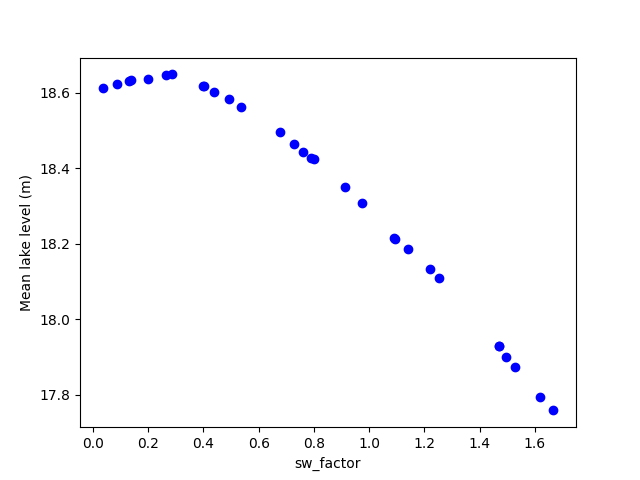

Write the Python code that produced this figure.
import random, pandas as pd, matplotlib.pyplot as plt

from glmpy import example_sims, sim


def on_sim_end(glm_sim: sim.GLMSim):
    lake = pd.read_csv(glm_sim.get_sim_dir() + "/output/lake.csv")
    mean_level = lake["Lake Level"].mean()
    sw_factor = glm_sim.get_param_value("glm", "meteorology", "sw_factor")    
    glm_sim.rm_sim_dir()
    return (sw_factor, mean_level)

num_sims = 30
sparkling = example_sims.SparklingSim(outputs_dir="multi_sims")

glm_sims = []
for i in range(1, num_sims + 1):
    sw_factor = random.uniform(0, 2)
    glm_sim = sparkling.get_deepcopy()
    glm_sim.sim_name = f"sparkling_{i}"
    glm_sim.set_param_value(
        "glm", "meteorology", "sw_factor", sw_factor
    )
    glm_sims.append(glm_sim)

multi_sim = sim.MultiSim(glm_sims)
results = multi_sim.run(on_sim_end=on_sim_end)
print(results)

fig, ax = plt.subplots()
sw_factors, mean_levels = zip(*results)
ax.scatter(x=sw_factors, y=mean_levels, marker="o", color="b")
ax.set_xlabel("sw_factor")
ax.set_ylabel("Mean lake level (m)")
plt.savefig("multi_sim.png")